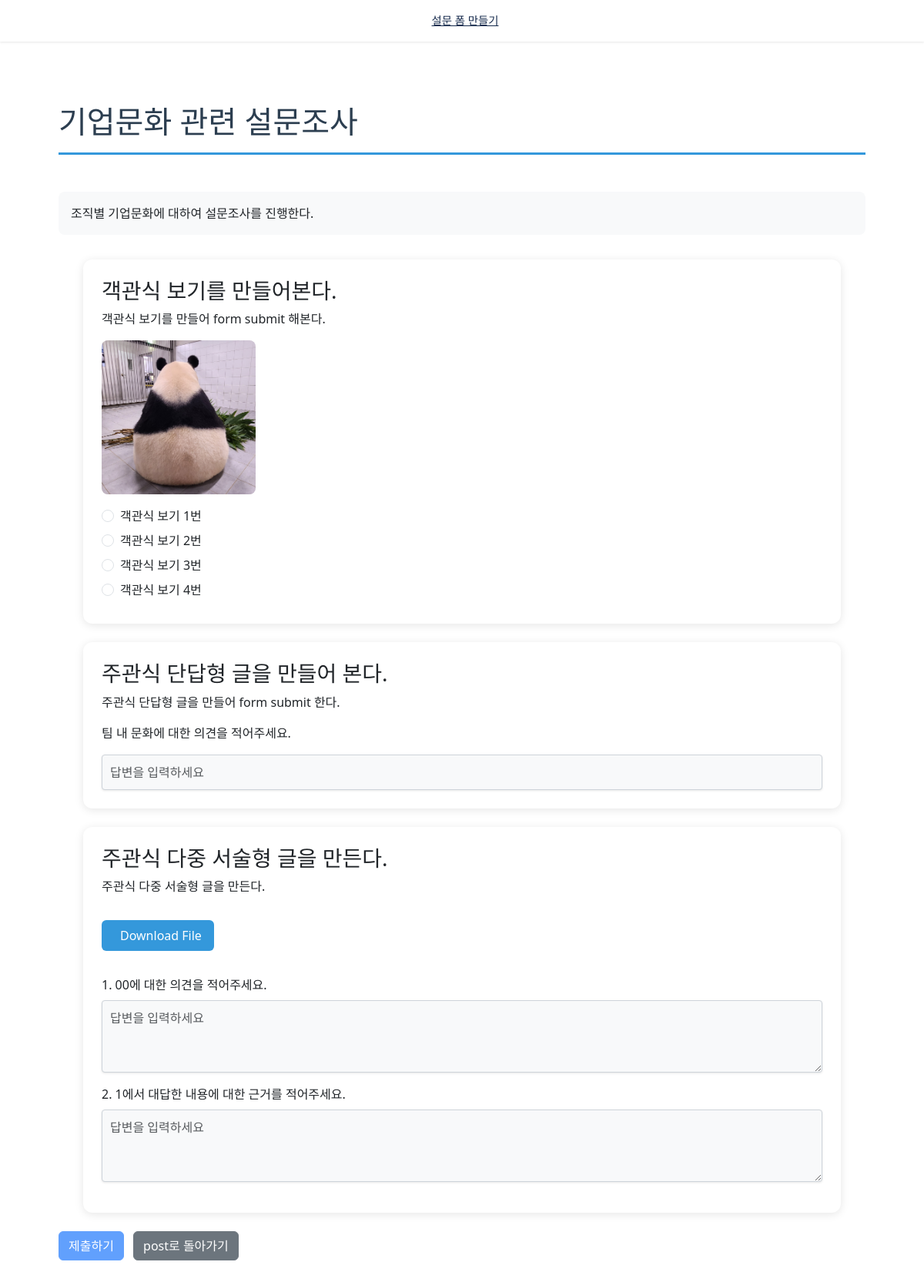
/basiccontent/posts/2/detail/, run on the app's committed database.
### basiccontent/models.py (models this page shows, shortened)
class MainPost(models.Model):
    title = models.CharField(max_length=255, verbose_name="대주제")
    description = models.TextField(null=True, blank=True, verbose_name="내용")
    created_at = models.DateTimeField(auto_now_add=True)
    updated_at = models.DateTimeField(auto_now=True)
    class Meta:
        verbose_name = "메인 글"

class SubPost(models.Model):
    main_post = models.ForeignKey(MainPost, on_delete=models.CASCADE, related_name="sub_posts")
    post_type = models.ForeignKey(PostType, on_delete=models.CASCADE, verbose_name="글 유형")
    title = models.CharField(max_length=255, verbose_name="서브 제목")
    description = models.TextField(null=True, blank=True, verbose_name="내용")
    necessary = models.BooleanField(default=True, verbose_name="필수 여부")  # 필수 응답인지 표시
    created_at = models.DateTimeField(auto_now_add=True)
    updated_at = models.DateTimeField(auto_now=True)
    class Meta:
        verbose_name = "실제 문항"

class PostContent(models.Model):
    post = models.ForeignKey(SubPost, on_delete=models.CASCADE)
    content = models.ForeignKey(Content, on_delete=models.CASCADE)
    order = models.PositiveIntegerField(default=1, verbose_name="컨텐츠 순서")
    class Meta:
        verbose_name = "글에 넣을 컨텐츠"

class Content(models.Model):
    content_type = models.ForeignKey(
        ContentType,
        on_delete=models.CASCADE,
        limit_choices_to={"model__in": ("text", "file", "image")},
    )
    object_id = models.PositiveIntegerField()
    item = GenericForeignKey("content_type", "object_id")
    class Meta:
        verbose_name = "컨텐츠 기록 모델"

class ItemBase(models.Model):
    created_at = models.DateTimeField(auto_now_add=True)
    updated_at = models.DateTimeField(auto_now=True)
    class Meta:
        abstract = True

class Image(ItemBase):
    image = models.ImageField(upload_to="images")
    class Meta:
        verbose_name = "이미지 컨텐츠"

class PostOptions(models.Model):
    post = models.ManyToManyField(SubPost)
    option_order = models.PositiveIntegerField(default=1, verbose_name="서브필드 순서")
    description = models.TextField(null=True, blank=True, verbose_name="서브필드 내용")
    class Meta:
        verbose_name = "객관식 보기"

### basiccontent/views.py (the view)
# urls.py: path('posts/<int:pk>/detail/', views.MainPostDetailView.as_view(), name='post-detail'),
class MainPostDetailView(ListView):
    model = MainPost
    template_name = 'basiccontent/post_detail.html'
    context_object_name = 'posts'
    def get_queryset(self):
        post_id = self.kwargs.get('pk')
        posts = MainPost.objects.filter(id=post_id).prefetch_related(
            'sub_posts',
            'sub_posts__postcontent_set',
            'sub_posts__postcontent_set__content',
            'sub_posts__postoptions_set'
        )
        return posts

### templates/basiccontent/post_detail.html (shortened to what this page needs)
{% extends 'base.html' %}
{% block content %}
<div class="post-container">
    <h1 class="post-title">{{ posts.0.title }}</h1>
    <p class="post-description">{{ posts.0.description|linebreaksbr }}</p>
    <form method="post" action="" enctype="multipart/form-data">
        {% for post in posts %}
            {% if post.sub_posts.exists %}
                {% for sub_post in post.sub_posts.all %}
                    <div class="post-card mb-4">
                        <h3 class="sub-post-title">{{ sub_post.title }}</h3>
                        <p class="sub-post-description">{{ sub_post.description|linebreaksbr }}</p>
                        {% if sub_post.postcontent_set.exists %}
                            {% for content in sub_post.postcontent_set.all %}
                                {% if content.content.content_type.model == 'text' %}
                                    <p>{{ content.content.item.text|linebreaksbr }}</p>
                                {% elif content.content.content_type.model == 'file' %}
                                    <a href="{{ content.content.item.file.url }}" class="file-download">
                                        Download File
                                    </a>
                                {% elif content.content.content_type.model == 'image' %}
                                    <div class="image-container">
                                        <img src="{{ content.content.item.image.url }}" alt="Post Image" class="content-image">
                                    </div>
                                {% endif %}
                            {% endfor %}
                        {% endif %}
                        {% if sub_post.post_type.post_type == '객관식' %}
                            <div class="form-group mt-3">
                                <div class="options-container">
                                    {% for option in sub_post.postoptions_set.all %}
                                        <div class="form-check mb-2">
                                            <input type="radio" name="question_{{ sub_post.id }}" id="option_{{ option.id }}" value="{{ option.id }}" class="form-check-input">
                                            <label class="form-check-label" for="option_{{ option.id }}">{{ option.description }}</label>
                                        </div>
                                    {% endfor %}
                                </div>
                            </div>
                        {% elif sub_post.post_type.post_type == '주관식(단답)' %}
                            <div class="form-group mt-3">
                                {% if sub_post.postoptions_set.exists %}
                                    {% for option in sub_post.postoptions_set.all %}
                                        <div class="mb-2">
                                            <p class="option-description">{{ option.description }}</p>
                                        </div>
                                    {% endfor %}
                                {% endif %}
                                <input type="text" name="question_{{ sub_post.id }}" class="form-control" placeholder="답변을 입력하세요">
                            </div>
                        {% elif sub_post.post_type.post_type == '주관식(다중서술형)' %}
                            <div class="form-group mt-3">
                                {% if sub_post.postoptions_set.exists %}
                                    {% for option in sub_post.postoptions_set.all %}
                                        <div class="mb-3">
                                            <label class="form-label">{{ option.option_order }}. {{ option.description }}</label>
                                            <textarea name="question_{{ option.option_order }}" class="form-control" rows="3" placeholder="답변을 입력하세요"></textarea>
                                        </div>
                                    {% endfor %}
                                {% else %}
                                    <textarea name="question_{{ sub_post.id }}" class="form-control" rows="5" placeholder="답변을 입력하세요"></textarea>
                                {% endif %}
                            </div>
                        {% endif %}
                    </div>
                {% endfor %}
            {% endif %}
        {% endfor %}
        <div class="button-group mt-4 mb-5">
            <button type="submit" class="btn btn-primary" disabled>제출하기</button>
            <button type="button" class="btn btn-secondary ms-2" onclick="history.back()">post로 돌아가기</button>
        </div>
    </form>
</div>
{% endblock %}

### templates/base.html (style rules this page uses)
.post-container { max-width: 90%; margin: 5rem auto; padding: 0 1rem; }
.post-title { color: #2c3e50; margin-bottom: 3rem; padding-bottom: 1rem; border-bottom: 3px solid #3498db; }
.post-description { background-color: #f8f9fa; padding: 1rem; border-radius: 8px; margin-bottom: 2rem; }
.post-card { background-color: white; border-radius: 12px; box-shadow: 0 2px 12px rgba(0, 0, 0, 0.1); padding: 1.5rem; margin-bottom: 2rem; margin-left: 2rem; margin-right: 2rem; }
.content-image { width: 100%; height: 100%; object-fit: cover; border-radius: 8px; transition: transform 0.3s ease; transform-origin: left top; }
.image-container { width: 200px; height: 200px; margin: 1rem 0; overflow: visible; position: relative; z-index: 1; }
.file-download { display: inline-block; padding: 0.5rem 1rem; background-color: #3498db; color: white; text-decoration: none; border-radius: 6px; margin: 1rem 0; transition: background-color 0.2s; }
.form-control, .form-select { background-color: #f8f9fa; border: 1px solid #ced4da; border-radius: 4px; padding: 10px; box-shadow: 0 1px 3px rgba(0,0,0,0.1); }

### data on the page
MainPost: id+title "기업문화 관련 설문조사", id+description "조직별 기업문화에 대하여 설문조사를 진행한다."
SubPost: title "객관식 보기를 만들어본다.", description "객관식 보기를 만들어 form submit 해본다."
PostContent: content.item.image (picture)
PostOptions: description "객관식 보기 1번"
PostOptions: description "객관식 보기 2번"
PostOptions: description "객관식 보기 3번"
PostOptions: description "객관식 보기 4번"
SubPost: title "주관식 단답형 글을 만들어 본다.", description "주관식 단답형 글을 만들어 form submit 한다."
PostOptions: description "팀 내 문화에 대한 의견을 적어주세요."
SubPost: title "주관식 다중 서술형 글을 만든다.", description "주관식 다중 서술형 글을 만든다."
PostOptions: option_order "1", description "00에 대한 의견을 적어주세요.", option_order "답변을 입력하세요"
PostOptions: option_order "2", description "1에서 대답한 내용에 대한 근거를 적어주세요.", option_order "답변을 입력하세요"
